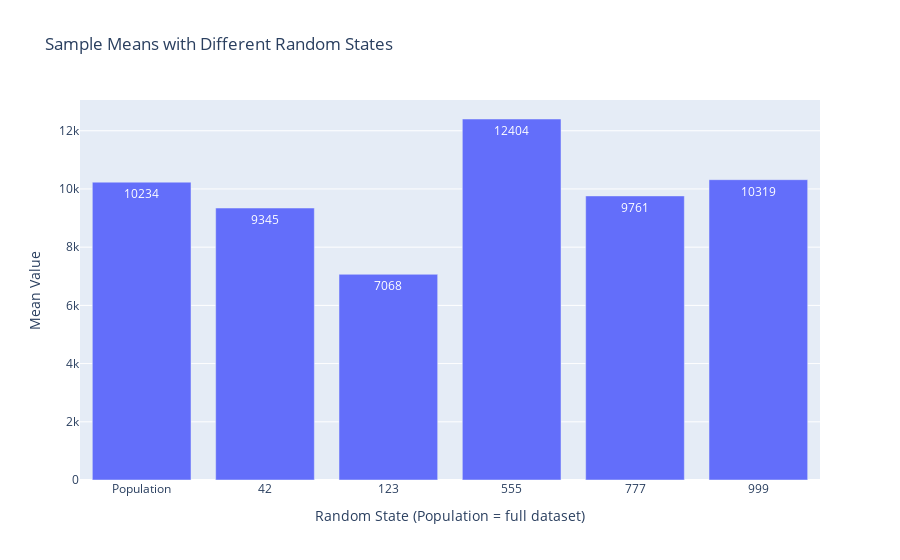

The notebook cell this image was saved under:
### Code cell
#How different random states affect the sample statistics

import pandas as pd
import plotly.graph_objects as go

# Load the data
df = pd.read_csv("../data/enhanced_data2.csv") 

# Test different random states
random_states = [42, 123, 555, 777, 999]

results = {
    'Random State': [],
    'Sample Mean': [],
    'Sample Size': [],
    'Min Value': [],
    'Max Value': []
}

for state in random_states:
    random_sample = df['subjects_num'].sample(n=1000, random_state=state)
    results['Random State'].append(state)
    results['Sample Mean'].append(random_sample.mean().round())
    results['Sample Size'].append(len(random_sample))
    results['Min Value'].append(random_sample.min())
    results['Max Value'].append(random_sample.max())

# Create comparison DataFrame
results_df = pd.DataFrame(results)

# Add population statistics for comparison
population_stats = pd.DataFrame({
    'Random State': ['Population'],
    'Sample Mean': [df['subjects_num'].mean().round()],
    'Sample Size': [len(df)],
    'Min Value': [df['subjects_num'].min()],
    'Max Value': [df['subjects_num'].max()]
})

# Combine population and sample statistics
final_results = pd.concat([population_stats, results_df], ignore_index=True)

# Display results
print("\nComparison of Different Random States:")
print(final_results.to_string(index=False))

# Optional: Create a bar plot to visualize the means
fig = go.Figure(data=[
    go.Bar(
        x=[str(state) for state in final_results['Random State']],
        y=final_results['Sample Mean'],
        text=final_results['Sample Mean'].round(2),
        textposition='auto',
    )
])

fig.update_layout(
    title='Sample Means with Different Random States',
    xaxis_title='Random State (Population = full dataset)',
    yaxis_title='Mean Value',
    showlegend=False
)

fig.show()

### Figure 1 — Plotly figure (JSON) as saved in the notebook; plotly's stock layout.template omitted (floating-point values rounded to 4 significant figures)
{"data": [{"text": [10230.0, 9345.0, 7068.0, 12400.0, 9761.0, 10320.0], "textposition": "auto", "type": "bar", "x": ["Population", "42", "123", "555", "777", "999"], "y": [10230.0, 9345.0, 7068.0, 12400.0, 9761.0, 10320.0]}], "layout": {"showlegend": false, "title": {"text": "Sample Means with Different Random States"}, "xaxis": {"title": {"text": "Random State (Population = full dataset)"}}, "yaxis": {"title": {"text": "Mean Value"}}}}
